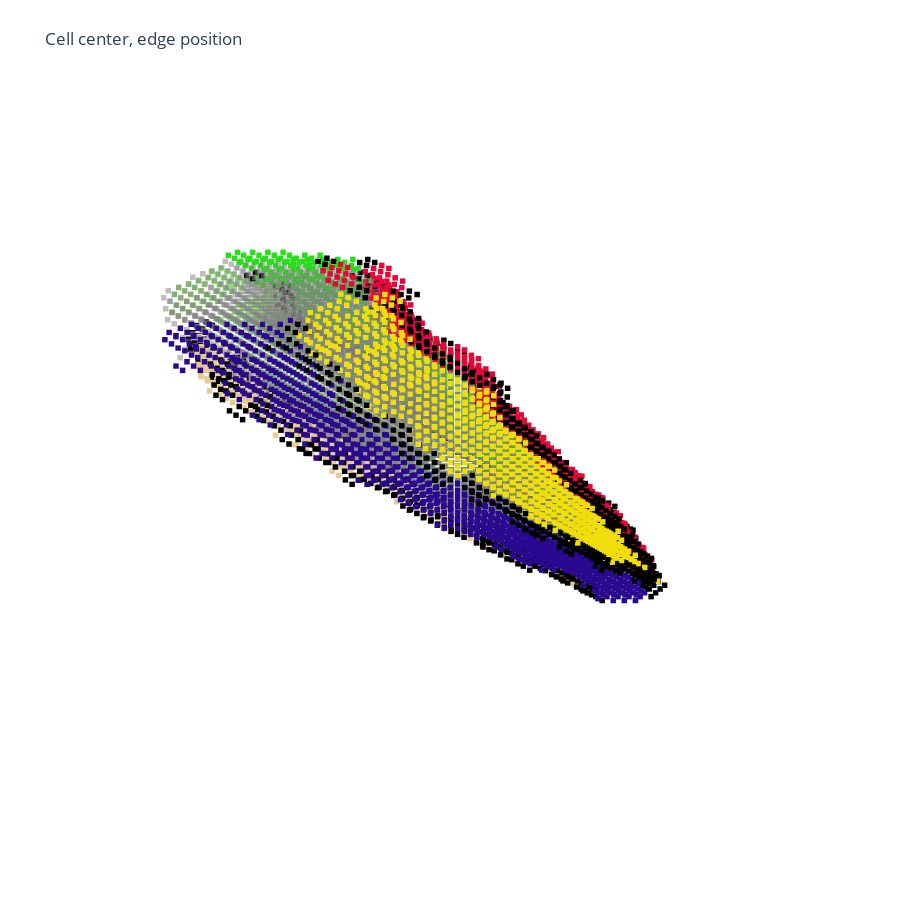

Notebook code for this chart:
### Code cell
import ZebrafishMuscle.plot as ZMplot
import plotly.graph_objects as go
fig = go.Figure()

for c_id in [547]:
# c_id = 79 750
    fig = ZMplot.draw_cell(image, c_id, fig=fig, **{"opacity":0.5})
    fig = ZMplot.draw_face(face_pixel_df, c_id, dict(x_size=1, y_size=1, z_size=1), 
                           fig=fig, 
                           **dict(size=5, marker_symbol="square",)
                          )
    
    ZMplot.draw_edges(edge_df, edge_pixel_df, c_id, dict(x_size=1, y_size=1, z_size=1), fig=fig)
    
fig.update_layout(title='Cell center, edge position',
              autosize=False,
              width=900,
              height=900,
              margin=dict(l=65, r=50, b=65, t=90),
              showlegend=False,
#               scene = dict(
#                 aspectratio=dict(x=pixel_size["x_size"], 
#                                  y=pixel_size["y_size"], 
#                                  z=pixel_size["z_size"]),
#                 ),
              )
fig.update_traces(marker={'size': 2, "symbol":"square"})

fig.update_scenes(xaxis_visible=False, yaxis_visible=False,zaxis_visible=False )

### Figure 1 — Plotly figure (JSON) as saved in the notebook; plotly's stock layout.template omitted (floating-point values rounded to 4 significant figures; data arrays with more than 128 entries replaced by an {"elided": "..."} marker saying what was removed)
{"data": [{"marker": {"color": "grey", "opacity": 0.5, "size": 2, "symbol": "square"}, "mode": "markers", "type": "scatter3d", "x": {"elided": "9051 int values"}, "y": {"elided": "9051 int values"}, "z": {"elided": "9051 int values"}}, {"marker": {"color": "#8be06e", "opacity": 1, "size": 2, "symbol": "square"}, "mode": "markers", "type": "scatter3d", "x": {"elided": "1229 int values"}, "y": {"elided": "1229 int values"}, "z": {"elided": "1229 int values"}}, {"marker": {"color": "#29de1a", "opacity": 1, "size": 2, "symbol": "square"}, "mode": "markers", "type": "scatter3d", "x": {"elided": "2980 int values"}, "y": {"elided": "2980 int values"}, "z": {"elided": "2980 int values"}}, {"marker": {"color": "#e5cc97", "opacity": 1, "size": 2, "symbol": "square"}, "mode": "markers", "type": "scatter3d", "x": {"elided": "963 int values"}, "y": {"elided": "963 int values"}, "z": {"elided": "963 int values"}}, {"marker": {"color": "#f0dd0a", "opacity": 1, "size": 2, "symbol": "square"}, "mode": "markers", "type": "scatter3d", "x": {"elided": "1218 int values"}, "y": {"elided": "1218 int values"}, "z": {"elided": "1218 int values"}}, {"marker": {"color": "#e40738", "opacity": 1, "size": 2, "symbol": "square"}, "mode": "markers", "type": "scatter3d", "x": {"elided": "4400 int values"}, "y": {"elided": "4400 int values"}, "z": {"elided": "4400 int values"}}, {"marker": {"color": "#003d49", "opacity": 1, "size": 2, "symbol": "square"}, "mode": "markers", "type": "scatter3d", "x": [250, 251, 250, 251, 250, 251, 251, 251, 251, 251, 251, 251, 251, 252, 251, 252, 251, 252, 252, 252, 252, 252, 253, 253, 253, 254, 254, 254, 254, 255, 254, 255, 254, 255, 256, 256, 256], "y": [436, 436, 437, 437, 438, 438, 436, 437, 438, 436, 437, 438, 435, 435, 436, 436, 437, 437, 435, 436, 437, 438, 435, 436, 437, 434, 435, 436, 434, 434, 435, 435, 436, 436, 433, 434, 435], "z": [15, 15, 15, 15, 15, 15, 16, 16, 16, 17, 17, 17, 18, 18, 18, 18, 18, 18, 19, 19, 19, 19, 20, 20, 20, 22, 22, 22, 23, 23, 23, 23, 23, 23, 25, 25, 25]}, {"marker": {"color": "#2a0990", "opacity": 1, "size": 2, "symbol": "square"}, "mode": "markers", "type": "scatter3d", "x": {"elided": "2980 int values"}, "y": {"elided": "2980 int values"}, "z": {"elided": "2980 int values"}}, {"marker": {"color": "black", "opacity": 1, "size": 2, "symbol": "square"}, "mode": "markers", "type": "scatter3d", "x": {"elided": "202 int values"}, "y": {"elided": "202 int values"}, "z": {"elided": "202 int values"}}, {"marker": {"color": "black", "opacity": 1, "size": 2, "symbol": "square"}, "mode": "markers", "type": "scatter3d", "x": {"elided": "200 int values"}, "y": {"elided": "200 int values"}, "z": {"elided": "200 int values"}}, {"marker": {"color": "black", "opacity": 1, "size": 2, "symbol": "square"}, "mode": "markers", "type": "scatter3d", "x": [250, 251, 250, 251, 251, 251, 251, 251, 251, 252, 251, 252, 252, 252, 252, 253, 253, 253, 254, 254, 254, 254, 255, 254, 255, 256, 256], "y": [436, 436, 437, 437, 436, 437, 436, 437, 435, 435, 436, 436, 435, 436, 437, 435, 436, 437, 434, 435, 436, 434, 434, 435, 435, 433, 434], "z": [15, 15, 15, 15, 16, 16, 17, 17, 18, 18, 18, 18, 19, 19, 19, 20, 20, 20, 22, 22, 22, 23, 23, 23, 23, 25, 25]}, {"marker": {"color": "black", "opacity": 1, "size": 2, "symbol": "square"}, "mode": "markers", "type": "scatter3d", "x": {"elided": "210 int values"}, "y": {"elided": "210 int values"}, "z": {"elided": "210 int values"}}, {"marker": {"color": "black", "opacity": 1, "size": 2, "symbol": "square"}, "mode": "markers", "type": "scatter3d", "x": [250, 251, 250, 251, 251, 251, 251, 251, 251, 251, 251, 252, 251, 252, 252, 252, 252, 253, 253, 254, 254, 254, 255, 254, 255, 256, 256, 256], "y": [437, 437, 438, 438, 436, 437, 438, 436, 437, 438, 436, 436, 437, 437, 436, 437, 438, 436, 437, 435, 436, 435, 435, 436, 436, 433, 434, 435], "z": [15, 15, 15, 15, 16, 16, 16, 17, 17, 17, 18, 18, 18, 18, 19, 19, 19, 20, 20, 22, 22, 23, 23, 23, 23, 25, 25, 25]}, {"marker": {"color": "black", "opacity": 1, "size": 2, "symbol": "square"}, "mode": "markers", "type": "scatter3d", "x": {"elided": "205 int values"}, "y": {"elided": "205 int values"}, "z": {"elided": "205 int values"}}, {"marker": {"color": "black", "opacity": 1, "size": 2, "symbol": "square"}, "mode": "markers", "type": "scatter3d", "x": [255, 255, 255, 256, 255, 256, 257, 257, 257], "y": [444, 445, 443, 443, 444, 444, 443, 444, 445], "z": [15, 15, 16, 16, 16, 16, 18, 18, 18]}, {"marker": {"color": "black", "opacity": 1, "size": 2, "symbol": "square"}, "mode": "markers", "type": "scatter3d", "x": {"elided": "222 int values"}, "y": {"elided": "222 int values"}, "z": {"elided": "222 int values"}}, {"marker": {"color": "black", "opacity": 1, "size": 2, "symbol": "square"}, "mode": "markers", "type": "scatter3d", "x": {"elided": "222 int values"}, "y": {"elided": "222 int values"}, "z": {"elided": "222 int values"}}], "layout": {"autosize": false, "height": 900, "margin": {"b": 65, "l": 65, "r": 50, "t": 90}, "scene": {"xaxis": {"visible": false}, "yaxis": {"visible": false}, "zaxis": {"visible": false}}, "showlegend": false, "title": {"text": "Cell center, edge position"}, "width": 900}}
